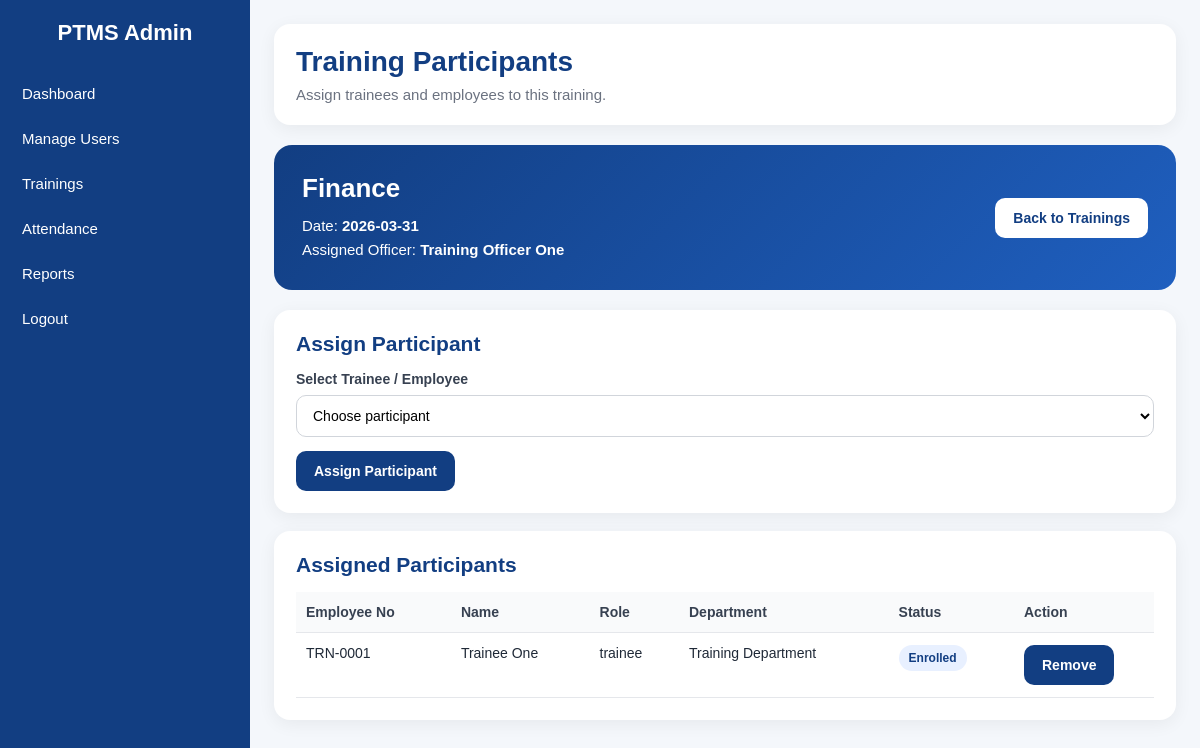
Screenshot of /modules/training_participants.php?training_id=1 (signed in) with the database file from the repository.
### tables this page shows
CREATE TABLE `trainings` (
  `id` int(11) NOT NULL,
  `title` varchar(180) NOT NULL,
  `description` text DEFAULT NULL,
  `schedule_date` date NOT NULL,
  `start_time` time NOT NULL,
  `end_time` time NOT NULL,
  `venue` varchar(180) DEFAULT NULL,
  `trainer_user_id` int(11) DEFAULT NULL,
  `capacity` int(11) NOT NULL DEFAULT 20,
  `created_by` int(11) DEFAULT NULL,
  `created_at` timestamp NOT NULL DEFAULT current_timestamp()
);

CREATE TABLE `training_participants` (
  `id` int(11) NOT NULL,
  `training_id` int(11) NOT NULL,
  `user_id` int(11) NOT NULL,
  `status` enum('Enrolled','Completed','Cancelled') NOT NULL DEFAULT 'Enrolled',
  `enrolled_at` timestamp NOT NULL DEFAULT current_timestamp()
);

CREATE TABLE `users` (
  `id` int(11) NOT NULL,
  `employee_no` varchar(30) NOT NULL,
  `full_name` varchar(120) NOT NULL,
  `username` varchar(60) NOT NULL,
  `email` varchar(120) DEFAULT NULL,
  `contact_no` varchar(20) DEFAULT NULL,
  `password_hash` varchar(255) NOT NULL,
  `role` enum('admin','training_officer','employee','trainee') NOT NULL,
  `department` varchar(120) NOT NULL,
  `position_title` varchar(120) NOT NULL,
  `is_active` tinyint(1) NOT NULL DEFAULT 1,
  `created_at` timestamp NOT NULL DEFAULT current_timestamp(),
  `must_change_password` tinyint(1) NOT NULL DEFAULT 0,
  `password_updated_at` datetime DEFAULT NULL,
  `last_password_change` datetime DEFAULT NULL,
  `employee_dashboard_enabled` tinyint(1) NOT NULL DEFAULT 0
);

### modules/training_participants.php (the view, shortened to what this page needs)
<?php
require_once __DIR__ . '/../config/db.php';
$trainingId = (int)($_GET['training_id'] ?? $_POST['training_id'] ?? 0);
$trainingStmt = $conn->prepare("
    SELECT t.id, t.title, t.schedule_date, COALESCE(u.full_name, 'Unassigned') AS trainer_name
    FROM trainings t
    LEFT JOIN users u ON u.id = t.trainer_user_id
    WHERE t.id = ?
    LIMIT 1
");
$trainingStmt->bind_param("i", $trainingId);
$trainingStmt->execute();
$trainingRes = $trainingStmt->get_result();
$training = $trainingRes ? $trainingRes->fetch_assoc() : null;
$participants = $conn->query("
    SELECT u.id, u.employee_no, u.full_name, u.role, u.department, tp.status
    FROM training_participants tp
    INNER JOIN users u ON u.id = tp.user_id
    WHERE tp.training_id = {$trainingId}
    ORDER BY u.full_name ASC
");
include __DIR__ . '/../includes/header.php';
include __DIR__ . '/../includes/sidebar.php';
?>
<div class="topbar">
    <div class="page-title">
        <h1>Training Participants</h1>
        <p>Assign trainees and employees to this training.</p>
    </div>
</div>
<div class="hero-panel">
    <div>
        <h2><?= e($training['title']); ?></h2>
        <p>
            Date: <strong><?= e($training['schedule_date']); ?></strong><br>
            Assigned Officer: <strong><?= e($training['trainer_name']); ?></strong>
        </p>
    </div>
    <div class="actions">
        <a class="btn btn-primary" href="/PTMS_CAPS/modules/trainings.php">Back to Trainings</a>
    </div>
</div>
<div class="content-card">
    <h2>Assign Participant</h2>
    <form method="POST">
        <div class="form-grid">
            <div class="form-group full">
                <label>Select Trainee / Employee</label>
                <select name="user_id" required>
                    <option value="">Choose participant</option>
                </select>
            </div>
        </div>
        <div style="margin-top:14px;">
            <button type="submit" class="btn btn-blue">Assign Participant</button>
        </div>
    </form>
</div>
<div class="table-card section-space">
    <h2>Assigned Participants</h2>
    <div class="table-wrap">
        <table>
            <thead>
                <tr>
                    <th>Employee No</th>
                    <th>Name</th>
                    <th>Role</th>
                    <th>Department</th>
                    <th>Status</th>
                    <th style="width:140px;">Action</th>
                </tr>
            </thead>
            <tbody>
                <?php if ($participants && $participants->num_rows > 0): ?>
                    <?php while ($row = $participants->fetch_assoc()): ?>
                        <tr>
                            <td><?= e($row['employee_no'] ?? '—'); ?></td>
                            <td><?= e($row['full_name'] ?? '—'); ?></td>
                            <td><?= e($row['role'] ?? '—'); ?></td>
                            <td><?= e($row['department'] ?? '—'); ?></td>
                            <td><span class="badge"><?= e($row['status'] ?? 'Enrolled'); ?></span></td>
                            <td>
                                <form method="POST" onsubmit="return confirm('Remove this participant?');">
                                    <button type="submit" class="btn btn-blue">Remove</button>
                                </form>
                            </td>
                        </tr>
                    <?php endwhile; ?>
                <?php else: ?>
                    <tr>
                        <td colspan="6" class="empty">No participants assigned yet.</td>
                    </tr>
                <?php endif; ?>
            </tbody>
        </table>
    </div>
</div>
<?php include __DIR__ . '/../includes/footer.php'; ?>

### includes/header.php (style rules this page uses)
* { margin:0; padding:0; box-sizing:border-box; }
body { font-family: Arial, Helvetica, sans-serif; background:#f4f7fb; color:#1f2937; }
.topbar { background:#fff; padding:22px; border-radius:16px; box-shadow:0 4px 18px rgba(0,0,0,0.06); margin-bottom:20px; }
.page-title h1 { font-size:28px; color:#123e82; margin-bottom:8px; }
.page-title p { color:#6b7280; font-size:15px; }
.hero-panel { background:linear-gradient(135deg, #123e82, #1f5fbf); color:#fff; border-radius:18px; padding:28px; display:flex; justify-content:space-between; align-items:center; gap:20px; margin-bottom:20px; flex-wrap:wrap; }
.hero-panel h1, .hero-panel h2 { font-size:26px; margin-bottom:10px; }
.hero-panel p { font-size:15px; max-width:760px; line-height:1.6; }
.actions { display:flex; gap:12px; flex-wrap:wrap; }
.btn { display:inline-block; padding:12px 18px; border-radius:10px; text-decoration:none; font-weight:bold; font-size:14px; transition:0.3s; cursor:pointer; border:none; }
.btn-primary { background:#fff; color:#123e82; }
.btn-blue { background:#123e82; color:#fff; }
.stat-card, .table-card, .content-card { background:#fff; border-radius:16px; padding:22px; box-shadow:0 4px 18px rgba(0,0,0,0.06); }
.table-card h2, .content-card h2 { color:#123e82; font-size:21px; margin-bottom:15px; }
.table-wrap { overflow-x:auto; }
table { width:100%; border-collapse:collapse; }
table th, table td { padding:12px 10px; border-bottom:1px solid #e5e7eb; text-align:left; font-size:14px; vertical-align:top; }
table th { background:#f9fafb; color:#374151; }
.badge { display:inline-block; padding:6px 10px; border-radius:999px; font-size:12px; font-weight:bold; background:#e8f0ff; color:#123e82; }
.section-space { margin-top:18px; }
.form-grid { display:grid; grid-template-columns:1fr 1fr; gap:14px; }
.form-group { display:flex; flex-direction:column; gap:8px; }
.form-group.full { grid-column:1 / -1; }
.form-group label { font-size:14px; font-weight:600; color:#374151; }
.form-group input, .form-group select, .form-group textarea { width:100%; border:1px solid #d1d5db; border-radius:10px; padding:11px 12px; font-size:14px; outline:none; background:#fff; }

### rows the page displays
trainings: title "Finance", schedule_date "2026-03-31"
training_participants: user.employee_no "TRN-0001", user.full_name "Trainee One", user.role "trainee", user.department "Training Department", status "Enrolled"

### other values shown
$training['trainer_name'] "Training Officer One"
